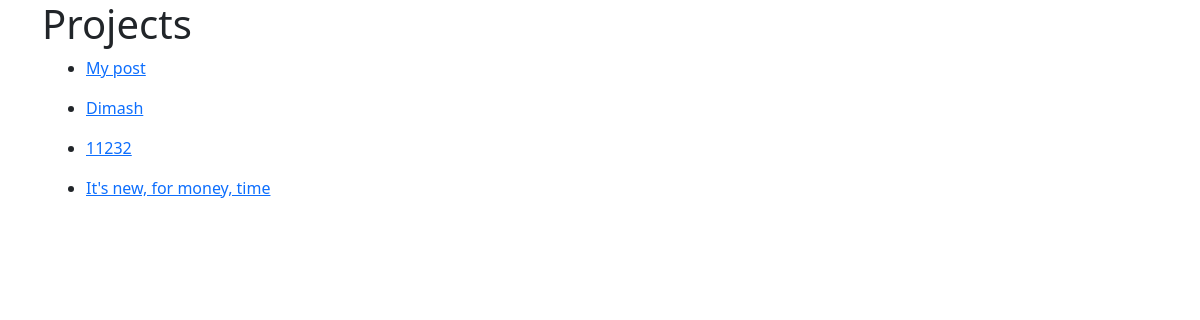
The app's page /projects/, older data.
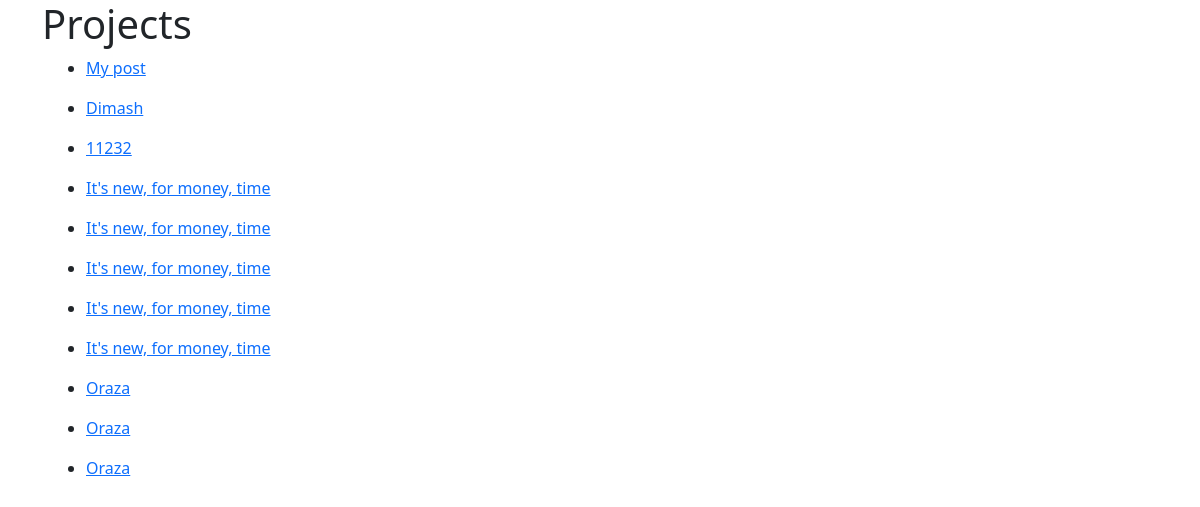
The same page, newer data.
### account/models.py (models this page shows, shortened)
class Post(models.Model):
    author = models.ForeignKey(User, on_delete=models.CASCADE)
    title = models.CharField(max_length=200)
    description = models.TextField()
    created_at=models.DateTimeField(auto_now_add=True)
    updated_at=models.DateTimeField(auto_now=True)
    version = models.IntegerField(default=1)

### account/views.py (the view)
# urls.py: path('projects/', projects, name="projects"),
def projects(request):
    posts=Post.objects.all()
    return render(request, 'all_projects.html',  {"posts":posts})

### templates/all_projects.html
{% extends 'base.html' %}
{% block content %}
<div class="container">
<h1>Projects</h1>
<div class="container">
   {% for post in posts %}
<ul>
    <li><a href="{% url 'project_view' post.pk %}">{{post.title}}</a></li>
</ul>
{% endfor %}
</div>
{% endblock %}

### templates/base.html (shortened to what this page needs)
<!DOCTYPE html>
<html lang="en">
    {% load static %}
<head>
    <link href="https://cdn.jsdelivr.net/npm/bootstrap@5.1.3/dist/css/bootstrap.min.css" rel="stylesheet">
</head>
<body>
    {% block content %}
    {% endblock %}
</body>
</html>

Row changes from the older to the newer data that the page shows:
added Post: title "It's new, for money, time"
added Post: title "It's new, for money, time"
added Post: title "It's new, for money, time"
added Post: title "It's new, for money, time"
added Post: title "Oraza"
added Post: title "Oraza"
added Post: title "Oraza"
